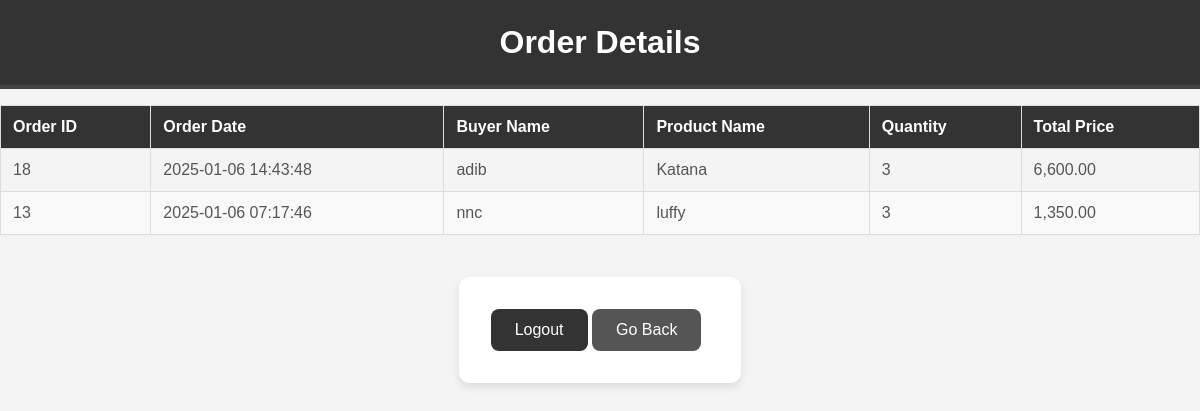
Screenshot of /show_order.php with the database file from the repository.
### tables this page shows
CREATE TABLE `order` (
  `Order_ID` int(11) NOT NULL,
  `Buyer_ID` int(11) NOT NULL,
  `Order_Date` datetime NOT NULL DEFAULT current_timestamp()
);

CREATE TABLE `buyer` (
  `Buyer_ID` int(11) NOT NULL,
  `Username` varchar(50) NOT NULL,
  `Password` varchar(50) NOT NULL
);

CREATE TABLE `product` (
  `Product_ID` int(11) NOT NULL,
  `Name` varchar(100) NOT NULL,
  `Price` decimal(10,2) NOT NULL,
  `Category` varchar(50) DEFAULT NULL,
  `quantity` int(11) NOT NULL DEFAULT 0
);

CREATE TABLE `order_details` (
  `Order_ID` int(11) NOT NULL,
  `Product_ID` int(11) NOT NULL,
  `Quantity` int(11) NOT NULL,
  `Total_Price` decimal(10,2) NOT NULL
);

### show_order.php (the view, shortened to what this page needs)
<?php
require'DBconnect.php';
$sql = "
    SELECT
        o.Order_ID,
        o.Order_Date,
        b.Username AS Buyer_Name,
        od.Product_ID,
        p.Name AS Product_Name,
        od.Quantity,
        od.Total_Price
    FROM
        `order` o
    JOIN
        buyer b ON o.Buyer_ID = b.Buyer_ID
    JOIN
        order_details od ON o.Order_ID = od.Order_ID
    JOIN
        product p ON od.Product_ID = p.Product_ID
    ORDER BY
        o.Order_Date DESC";
$result = $conn->query($sql);
?>
<!DOCTYPE html>
<html lang="en">
<head>
    <link rel="stylesheet" href="css/buy_style.css">
</head>
<body>
    <h1>Order Details</h1>
    <?php if ($result->num_rows > 0): ?>
        <table>
            <thead>
                <tr>
                    <th>Order ID</th>
                    <th>Order Date</th>
                    <th>Buyer Name</th>
                    <th>Product Name</th>
                    <th>Quantity</th>
                    <th>Total Price</th>
                </tr>
            </thead>
            <tbody>
                <?php while ($row = $result->fetch_assoc()): ?>
                    <tr>
                        <td><?php echo $row['Order_ID']; ?></td>
                        <td><?php echo $row['Order_Date']; ?></td>
                        <td><?php echo $row['Buyer_Name']; ?></td>
                        <td><?php echo $row['Product_Name']; ?></td>
                        <td><?php echo $row['Quantity']; ?></td>
                        <td><?php echo number_format($row['Total_Price'], 2); ?></td>
                    </tr>
                <?php endwhile; ?>
            </tbody>
        </table>
    <?php else: ?>
        <p>No orders found.</p>
    <?php endif; ?>
    <div style="text-align: center; margin: 10px;">
    <form method="post" action="logout.php" style="display: inline-block;">
        <button type="submit" style="cursor: pointer;">Logout</button>
    <button type="button" onclick="window.location.href='create_order.php'">Go Back</button>
</body>
</html>

### css/buy_style.css (style rules this page uses)
body { font-family: 'Arial', sans-serif; background-color: #f4f4f4; color: #333; margin: 0; padding: 0; }
h1 { text-align: center; background-color: #333; color: #ffffff; margin: 0; padding: 1.5rem; border-bottom: 4px solid #444; }
table { width: 100%; border-collapse: collapse; margin-top: 1rem; font-size: 1rem; }
table th, table td { text-align: left; padding: 0.75rem; border: 1px solid #ddd; }
table th { background-color: #333; color: #fff; font-weight: bold; }
table tr:nth-child(even) { background-color: #f9f9f9; }
table td { color: #555; }
form { max-width: 800px; margin: 2rem auto; background-color: #fff; padding: 2rem; border-radius: 10px; box-shadow: 0 4px 8px rgba(0, 0, 0, 0.1); }
button { padding: 0.75rem 1.5rem; font-size: 1rem; border: none; border-radius: 8px; cursor: pointer; transition: background-color 0.3s ease; }
button[type="button"] { background-color: #555; color: white; margin-right: 0.5rem; }
button[type="submit"] { background-color: #333; color: white; }

### rows the page displays
order: Order_ID "18", Order_Date "2025-01-06 14:43:48", Buyer_ID.Username "adib", product.Name "Katana", order_details.Quantity "3", order_details.Total_Price "6,600.00"
order: Order_ID "13", Order_Date "2025-01-06 07:17:46", Buyer_ID.Username "nnc", product.Name "luffy", order_details.Quantity "3", order_details.Total_Price "1,350.00"
